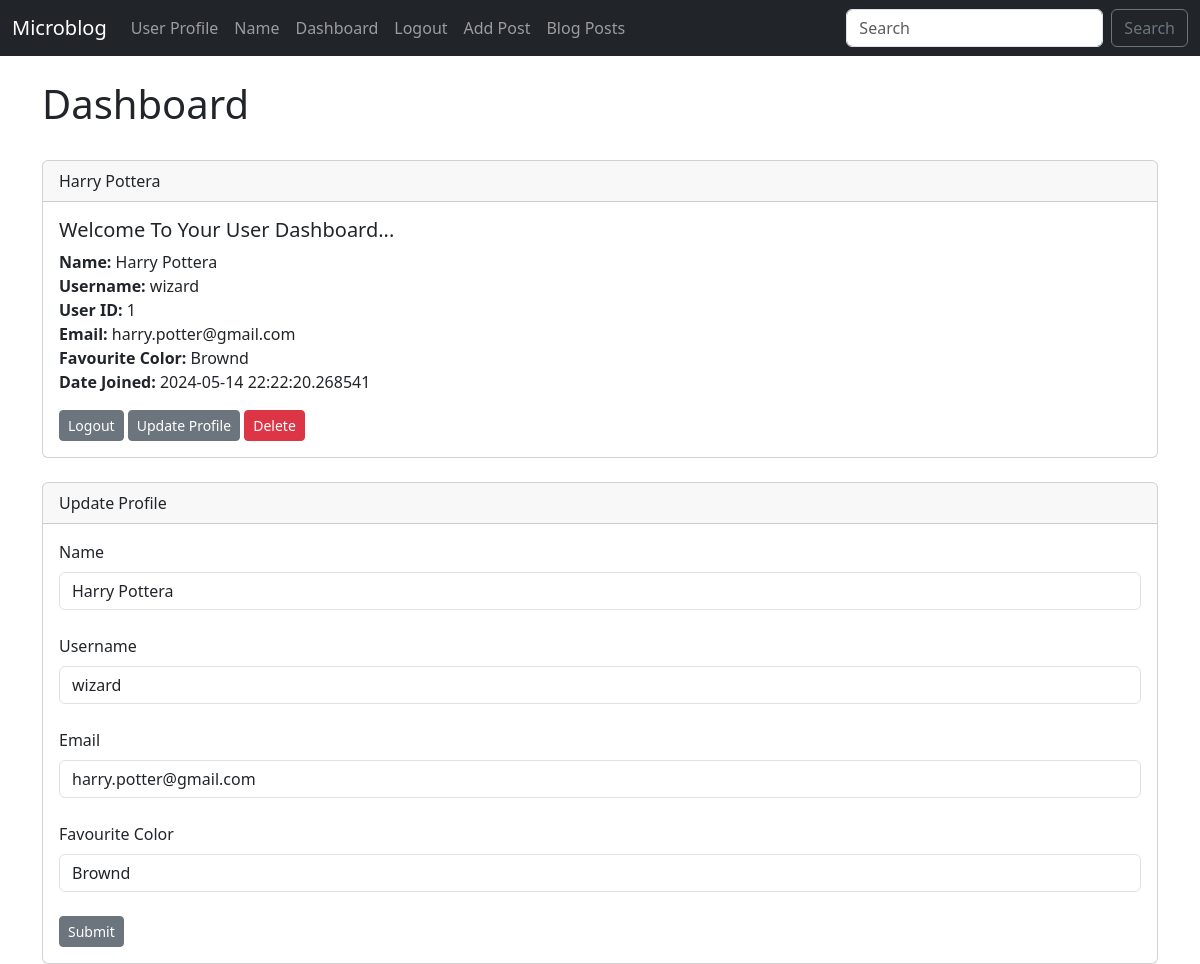
Page /dashboard (signed in) on the earlier database version.
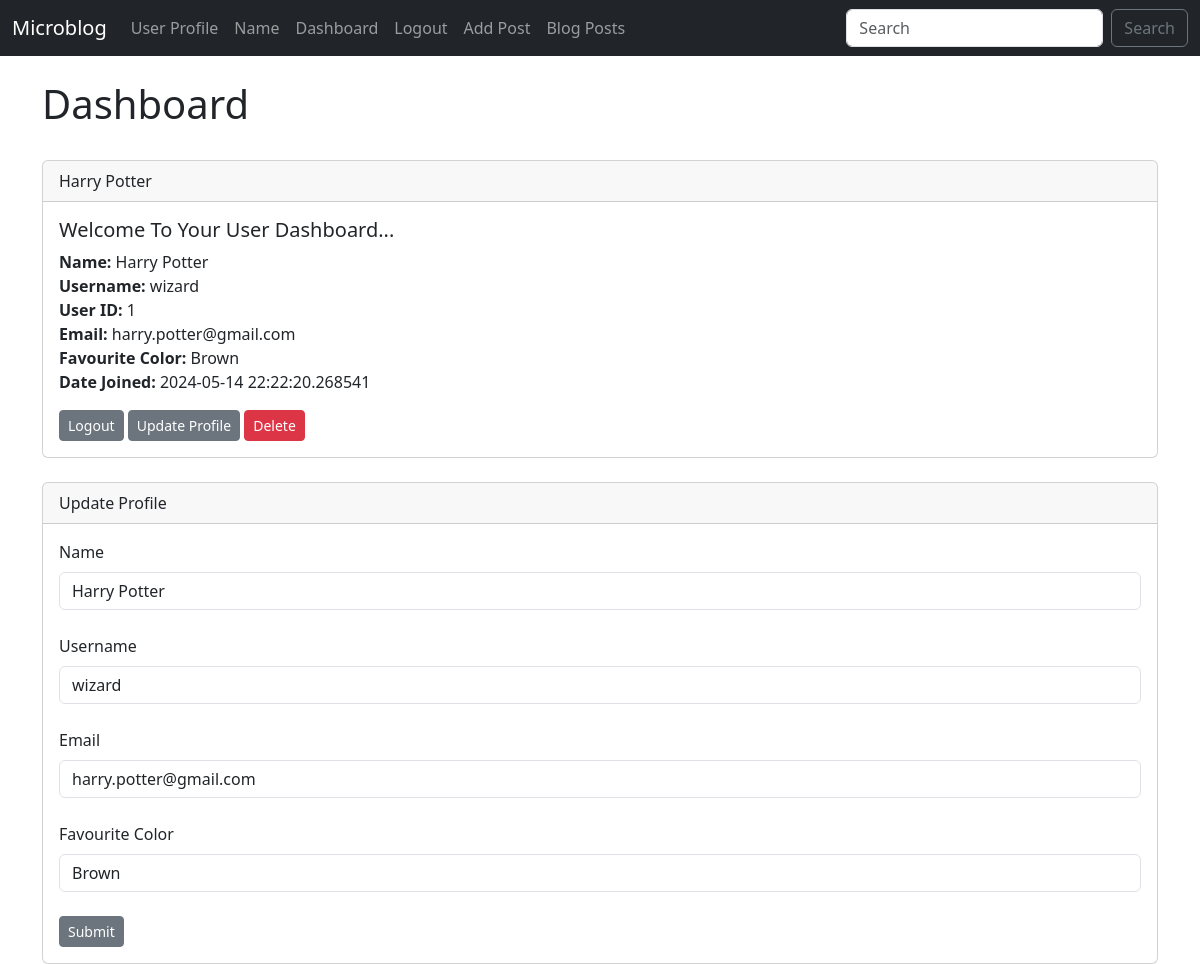
Same page on the later database version.
### app/models.py (models this page shows, shortened)
class User(db.Model, UserMixin):
    id = db.Column(db.Integer, primary_key=True)
    username = db.Column(db.String(20), nullable=False, unique=True)
    name = db.Column(db.String(200), nullable=False)
    email = db.Column(db.String(120), nullable=False, unique=True)
    favourite_color = db.Column(db.String(120))
    date_added = db.Column(db.DateTime, default=datetime.utcnow)
    password_hash = db.Column(db.String(128))
    @property
    def password(self):
        raise AttributeError('Password is not a readable attribute!')

### app/routes.py (the view)
@app.route("/dashboard", methods=["GET", "POST"])
@login_required
def dashboard():
    form = UserForm()
    id = current_user.id
    name_to_update = User.query.get_or_404(id)
    if request.method == "POST":
        name_to_update.name = request.form['name']
        name_to_update.email = request.form['email']
        name_to_update.favourite_color = request.form['favourite_color']
        name_to_update.username = request.form['username']
        try:
            db.session.commit()
            flash("User Updated Succesfuly")
            return render_template("dashboard.html", form=form, name_to_update=name_to_update)
        except:
            flash("Error! Problem occurred... try again..")
            return render_template("dashboard.html", form=form, name_to_update=name_to_update)
    else:
        return render_template("dashboard.html", form=form, name_to_update=name_to_update, id=id)

### app/forms.py
class UserForm(FlaskForm):
    name = StringField("Name", validators=[DataRequired()])
    username = StringField("Username", validators=[DataRequired()])
    email = StringField("Email ", validators=[DataRequired()])
    favourite_color = StringField("Favourite Color")
    password_hash = PasswordField("Password", validators=[DataRequired(),EqualTo('password_hash2', message="Passwords Must Match!")])
    password_hash2 = PasswordField("Confirm Password", validators=[DataRequired()])
    submit = SubmitField("Submit")

### app/routes.py (called while the page is built)
@login_manager.user_loader
def load_user(user_id):
    return User.query.get(int(user_id))

### app/templates/dashboard.html (shortened to what this page needs)
{% extends "base.html" %}
{% block content %}
<h1>Dashboard</h1>
<br />
<div class="card">
    <div class="card-header">
        {{ current_user.name }}
    </div>
    <div class="card-body">
      <h5 class="card-title">Welcome To Your User Dashboard...</h5>
      <p class="card-text">
        <strong>Name: </strong>{{ current_user.name }}<br />
        <strong>Username: </strong>{{ current_user.username }}<br />
        <strong>User ID: </strong>{{ current_user.id }}<br />
        <strong>Email: </strong>{{ current_user.email }}<br />
        <strong>Favourite Color: </strong>{{ current_user.favourite_color }}<br />
        <strong>Date Joined: </strong>{{ current_user.date_added }}<br />
      </p>
      <a href="{{ url_for("logout") }}" class="btn btn-secondary btn-sm">Logout</a>
      <a href="{{ url_for('update', id=current_user.id) }}" class="btn btn-secondary btn-sm">Update Profile</a>
      <a href="{{ url_for('delete',id=current_user.id) }}" class="btn btn-danger btn-sm">Delete</a>
    </div>
  </div>
<br />
<div class="card">
    <div class="card-header">
      Update Profile
    </div>
    <div class="card-body">
        <form action="/dashboard" method="post">
            {{ form.name.label(class="form-label") }}
            {{ form.name(class="form-control", value=name_to_update.name) }}
            <br />
            {{ form.username.label(class="form-label") }}
            {{ form.username(class="form-control", value=name_to_update.username) }}
            <br />
            {{ form.email.label(class="form-label") }}
            {{ form.email(class="form-control", value=name_to_update.email) }}
            <br />
            {{ form.favourite_color.label(class="form-label") }}
            {{ form.favourite_color(class="form-control", value=name_to_update.favourite_color) }}
            <br />
            {{ form.submit(class="btn btn-secondary btn-sm") }}
        </form>
    </div>
  </div>
{% endblock %}

### app/templates/base.html (shortened to what this page needs)
<!DOCTYPE html>
<html lang="en">
<head>
    <link href="https://cdn.jsdelivr.net/npm/bootstrap@5.3.3/dist/css/bootstrap.min.css" rel="stylesheet"
>
    <link href="{{ url_for('static',filename='css/style.css') }}" rel="stylesheet">
</head>
<body>
    {% include 'navbar.html' %}
    <br />
    <div class="container">
        {% block content %}{% endblock %}
    </div>
</body>
</html>

### app/templates/navbar.html (shortened to what this page needs)
<nav class="navbar navbar-expand-lg navbar-dark bg-dark">
    <div class="container-fluid">
        <a class="navbar-brand" href="{{ url_for('index') }}">Microblog</a>
        <div class="collapse navbar-collapse" id="navbarSupportedContent">
            <ul class="navbar-nav me-auto mb-2 mb-lg-0">
                <li class="nav-item">
                    <a class="nav-link" href="{{ url_for('user', name='Chun Wu') }}">User Profile</a>
                </li>
                <li class="nav-item">
                    <a class="nav-link" href="{{ url_for('name') }}">Name</a>
                </li>
                {% if current_user.is_authenticated %}
                <li class="nav-item">
                    <a class="nav-link" href="{{ url_for('dashboard') }}">Dashboard</a>
                </li>
                <li class="nav-item">
                    <a class="nav-link" href="{{ url_for('logout') }}">Logout</a>
                </li>
                {% endif %}
                <li class="nav-item">
                    <a class="nav-link" href="{{ url_for('add_post') }}">Add Post</a>
                </li>
                <li class="nav-item">
                    <a class="nav-link" href="{{ url_for('posts') }}">Blog Posts</a>
                </li>
            </ul>
            <form class="d-flex" role="search">
                <input class="form-control me-2" type="search" placeholder="Search" aria-label="Search">
                <button class="btn btn-outline-secondary" type="submit">Search</button>
            </form>
        </div>
    </div>
</nav>

Differences in the rows shown:
changed User "wizard": name "Harry Pottera" → "Harry Potter"; favourite_color "Brownd" → "Brown"
